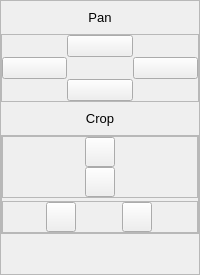
                        <widget class="QFrame" name="frme_cam0_view">
                         <property name="sizePolicy">
                          <sizepolicy hsizetype="Maximum" vsizetype="Preferred">
                           <horstretch>0</horstretch>
                           <verstretch>0</verstretch>
                          </sizepolicy>
                         </property>
                         <property name="frameShape">
                          <enum>QFrame::StyledPanel</enum>
                         </property>
                         <property name="frameShadow">
                          <enum>QFrame::Plain</enum>
                         </property>
                         <layout class="QVBoxLayout" name="verticalLayout_2">
                          <property name="spacing">
                           <number>9</number>
                          </property>
                          <property name="leftMargin">
                           <number>0</number>
                          </property>
                          <property name="topMargin">
                           <number>9</number>
                          </property>
                          <property name="rightMargin">
                           <number>0</number>
                          </property>
                          <property name="bottomMargin">
                           <number>0</number>
                          </property>
                          <item>
                           <widget class="QLabel" name="lbl_static_pan">
                            <property name="font">
                             <font>
                              <pointsize>10</pointsize>
                             </font>
                            </property>
                            <property name="text">
                             <string>Pan</string>
                            </property>
                            <property name="alignment">
                             <set>Qt::AlignCenter</set>
                            </property>
                           </widget>
                          </item>
                          <item>
                           <widget class="QFrame" name="frme_pan_buttons">
                            <property name="frameShape">
                             <enum>QFrame::StyledPanel</enum>
                            </property>
                            <property name="frameShadow">
                             <enum>QFrame::Plain</enum>
                            </property>
                            <layout class="QGridLayout" name="gridLayout_4">
                             <property name="leftMargin">
                              <number>0</number>
                             </property>
                             <property name="topMargin">
                              <number>0</number>
                             </property>
                             <property name="rightMargin">
                              <number>0</number>
                             </property>
                             <property name="bottomMargin">
                              <number>0</number>
                             </property>
                             <property name="spacing">
                              <number>0</number>
                             </property>
                             <item row="0" column="1">
                              <widget class="QPushButton" name="btn_pan_up">
                               <property name="text">
                                <string/>
                               </property>
                               <property name="icon">
                                <iconset>
                                 <normaloff>Resources/up_arrow.jpg</normaloff>Resources/up_arrow.jpg</iconset>
                               </property>
                               <property name="iconSize">
                                <size>
                                 <width>15</width>
                                 <height>15</height>
                                </size>
                               </property>
                              </widget>
                             </item>
                             <item row="1" column="0">
                              <widget class="QPushButton" name="btn_pan_left">
                               <property name="text">
                                <string/>
                               </property>
                               <property name="icon">
                                <iconset>
                                 <normaloff>Resources/left_arrow.jpg</normaloff>Resources/left_arrow.jpg</iconset>
                               </property>
                               <property name="iconSize">
                                <size>
                                 <width>15</width>
                                 <height>15</height>
                                </size>
                               </property>
                              </widget>
                             </item>
                             <item row="1" column="2">
                              <widget class="QPushButton" name="btn_pan_right">
                               <property name="text">
                                <string/>
                               </property>
                               <property name="icon">
                                <iconset>
                                 <normaloff>Resources/right_arrow.jpg</normaloff>Resources/right_arrow.jpg</iconset>
                               </property>
                               <property name="iconSize">
                                <size>
                                 <width>15</width>
                                 <height>15</height>
                                </size>
                               </property>
                              </widget>
                             </item>
                             <item row="2" column="1">
                              <widget class="QPushButton" name="btn_pan_down">
                               <property name="text">
                                <string/>
                               </property>
                               <property name="icon">
                                <iconset>
                                 <normaloff>Resources/down_arrow.jpg</normaloff>Resources/down_arrow.jpg</iconset>
                               </property>
                               <property name="iconSize">
                                <size>
                                 <width>15</width>
                                 <height>15</height>
                                </size>
                               </property>
                              </widget>
                             </item>
                            </layout>
                           </widget>
                          </item>
                          <item>
                           <widget class="QLabel" name="lbl_static_crop">
                            <property name="font">
                             <font>
                              <pointsize>10</pointsize>
                             </font>
                            </property>
                            <property name="text">
                             <string>Crop</string>
                            </property>
                            <property name="alignment">
                             <set>Qt::AlignCenter</set>
                            </property>
                           </widget>
                          </item>
                          <item>
                           <widget class="QFrame" name="frme_crop_buttons">
                            <property name="sizePolicy">
                             <sizepolicy hsizetype="Ignored" vsizetype="Preferred">
                              <horstretch>0</horstretch>
                              <verstretch>0</verstretch>
                             </sizepolicy>
                            </property>
                            <property name="layoutDirection">
                             <enum>Qt::LeftToRight</enum>
                            </property>
                            <property name="frameShape">
                             <enum>QFrame::StyledPanel</enum>
                            </property>
                            <property name="frameShadow">
                             <enum>QFrame::Plain</enum>
                            </property>
                            <layout class="QVBoxLayout" name="verticalLayout_3">
                             <property name="spacing">
                              <number>3</number>
                             </property>
                             <property name="leftMargin">
                              <number>0</number>
                             </property>
                             <property name="topMargin">
                              <number>0</number>
                             </property>
                             <property name="rightMargin">
                              <number>0</number>
                             </property>
                             <property name="bottomMargin">
                              <number>0</number>
                             </property>
                             <item>
                              <widget class="QFrame" name="frme_crop_up_down">
                               <property name="frameShape">
                                <enum>QFrame::StyledPanel</enum>
                               </property>
                               <property name="frameShadow">
                                <enum>QFrame::Plain</enum>
                               </property>
                               <layout class="QGridLayout" name="gridLayout_5">
                                <property name="leftMargin">
                                 <number>0</number>
                                </property>
                                <property name="topMargin">
                                 <number>0</number>
                                </property>
                                <property name="rightMargin">
                                 <number>0</number>
                                </property>
                                <property name="bottomMargin">
                                 <number>0</number>
                                </property>
                                <property name="verticalSpacing">
                                 <number>0</number>
                                </property>
                                <item row="0" column="0">
                                 <widget class="QPushButton" name="btn_crop_up">
                                  <property name="minimumSize">
                                   <size>
                                    <width>30</width>
                                    <height>30</height>
                                   </size>
                                  </property>
                                  <property name="maximumSize">
                                   <size>
                                    <width>30</width>
                                    <height>30</height>
                                   </size>
                                  </property>
                                  <property name="text">
                                   <string/>
                                  </property>
                                  <property name="icon">
                                   <iconset>
                                    <normaloff>Resources/up_arrow.jpg</normaloff>Resources/up_arrow.jpg</iconset>
                                  </property>
                                  <property name="iconSize">
                                   <size>
                                    <width>20</width>
                                    <height>20</height>
                                   </size>
                                  </property>
                                 </widget>
                                </item>
                                <item row="1" column="0">
                                 <widget class="QPushButton" name="btn_crop_down">
                                  <property name="minimumSize">
                                   <size>
                                    <width>30</width>
                                    <height>30</height>
                                   </size>
                                  </property>
                                  <property name="maximumSize">
                                   <size>
                                    <width>30</width>
                                    <height>30</height>
                                   </size>
                                  </property>
                                  <property name="text">
                                   <string/>
                                  </property>
                                  <property name="icon">
                                   <iconset>
                                    <normaloff>Resources/down_arrow.jpg</normaloff>Resources/down_arrow.jpg</iconset>
                                  </property>
                                  <property name="iconSize">
                                   <size>
                                    <width>20</width>
                                    <height>20</height>
                                   </size>
                                  </property>
                                 </widget>
                                </item>
                               </layout>
                              </widget>
                             </item>
                             <item>
                              <widget class="QFrame" name="frme_crop_left_right">
                               <property name="frameShape">
                                <enum>QFrame::StyledPanel</enum>
                               </property>
                               <property name="frameShadow">
                                <enum>QFrame::Plain</enum>
                               </property>
                               <layout class="QHBoxLayout" name="horizontalLayout_12">
                                <property name="spacing">
                                 <number>3</number>
                                </property>
                                <property name="leftMargin">
                                 <number>0</number>
                                </property>
                                <property name="topMargin">
                                 <number>0</number>
                                </property>
                                <property name="rightMargin">
                                 <number>0</number>
                                </property>
                                <property name="bottomMargin">
                                 <number>0</number>
                                </property>
                                <item>
                                 <widget class="QPushButton" name="btn_crop_left">
                                  <property name="minimumSize">
                                   <size>
                                    <width>30</width>
                                    <height>30</height>
                                   </size>
                                  </property>
                                  <property name="maximumSize">
                                   <size>
                                    <width>30</width>
                                    <height>30</height>
                                   </size>
                                  </property>
                                  <property name="text">
                                   <string/>
                                  </property>
                                  <property name="icon">
                                   <iconset>
                                    <normaloff>Resources/left_arrow.jpg</normaloff>Resources/left_arrow.jpg</iconset>
                                  </property>
                                  <property name="iconSize">
                                   <size>
                                    <width>20</width>
                                    <height>20</height>
                                   </size>
                                  </property>
                                 </widget>
                                </item>
                                <item>
                                 <widget class="QPushButton" name="btn_crop_right">
                                  <property name="minimumSize">
                                   <size>
                                    <width>30</width>
                                    <height>30</height>
                                   </size>
                                  </property>
                                  <property name="maximumSize">
                                   <size>
                                    <width>30</width>
                                    <height>30</height>
                                   </size>
                                  </property>
                                  <property name="text">
                                   <string/>
                                  </property>
                                  <property name="icon">
                                   <iconset>
                                    <normaloff>Resources/right_arrow.jpg</normaloff>Resources/right_arrow.jpg</iconset>
                                  </property>
                                  <property name="iconSize">
                                   <size>
                                    <width>20</width>
                                    <height>20</height>
                                   </size>
                                  </property>
                                 </widget>
                                </item>
                               </layout>
                              </widget>
                             </item>
                            </layout>
                           </widget>
                          </item>
                          <item>
                           <spacer name="spacer_vrt_frme_cam0_view">
                            <property name="orientation">
                             <enum>Qt::Vertical</enum>
                            </property>
                            <property name="sizeHint" stdset="0">
                             <size>
                              <width>20</width>
                              <height>40</height>
                             </size>
                            </property>
                           </spacer>
                          </item>
                         </layout>
                        </widget>
